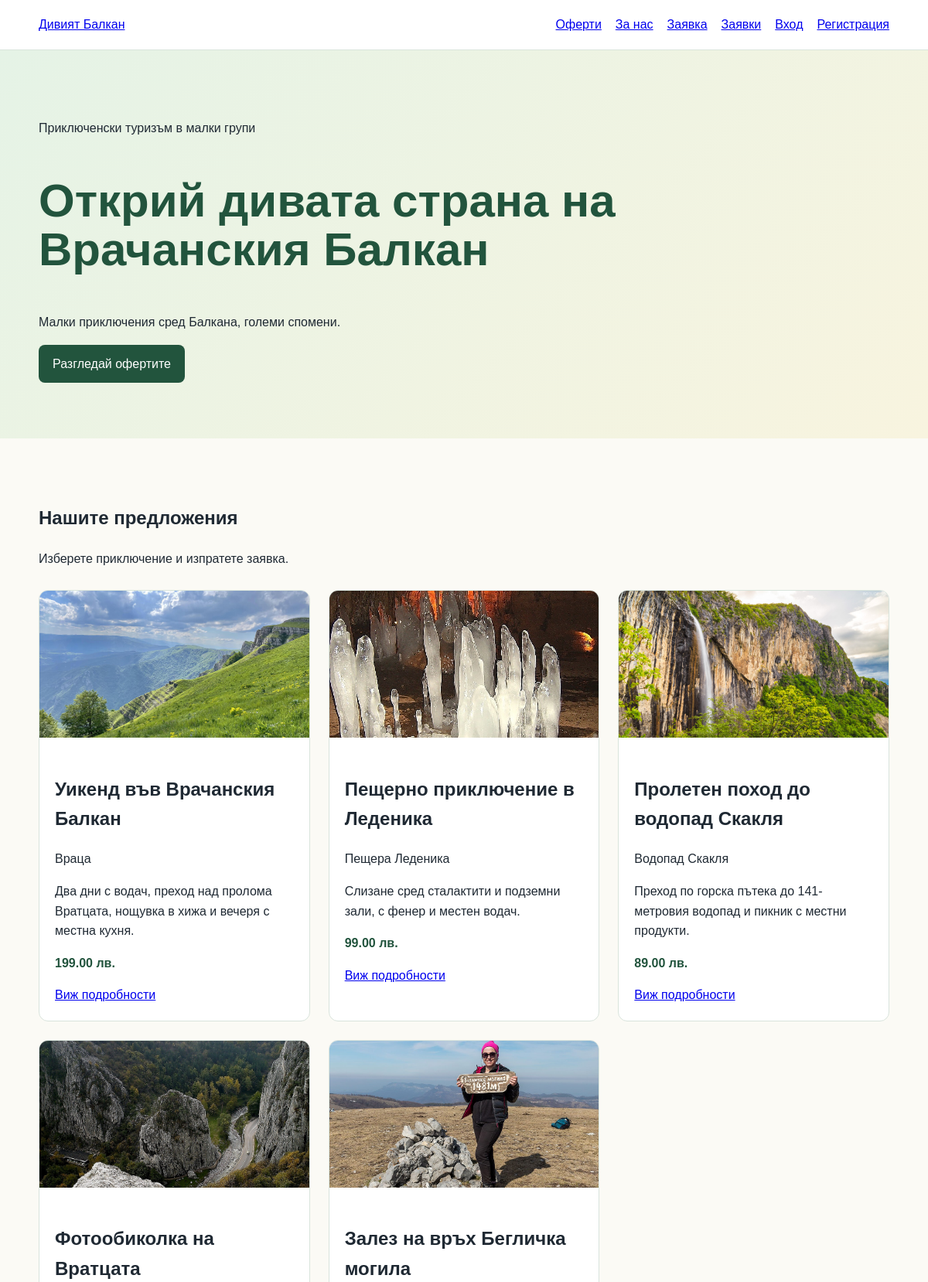
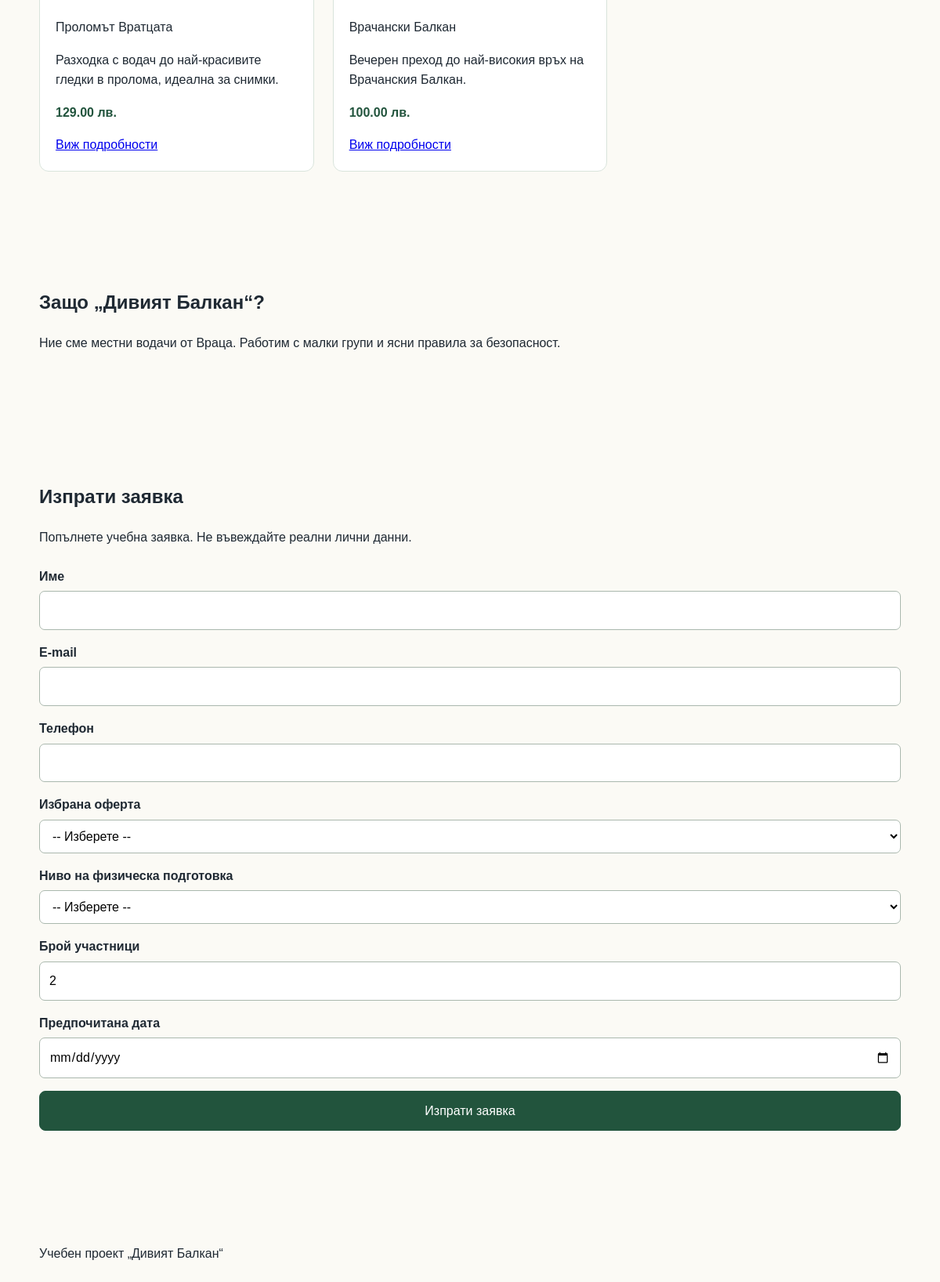
The page / on the database its author committed (2 pictures, top to bottom).
### tables this page shows
CREATE TABLE tours (
                id INTEGER PRIMARY KEY AUTOINCREMENT,
                code TEXT NOT NULL UNIQUE,
                name TEXT NOT NULL,
                price REAL NOT NULL CHECK(price >= 0),
                is_active INTEGER NOT NULL DEFAULT 1
                    CHECK(is_active IN (0, 1))
            , location TEXT, description TEXT, capacity INTEGER, latitude REAL, longitude REAL, map_query TEXT, image_url TEXT, operator_id INTEGER);

### app.py (the view)
@app.route("/")
def home():
    with get_connection() as connection:
        tours = connection.execute(
            """
            SELECT *
            FROM tours
            WHERE is_active = 1
            ORDER BY id
            """
        ).fetchall()
    return render_template("index.html", tours=tours)

### app.py (called while the page is built)
def get_connection():
    connection = sqlite3.connect(DB_PATH)
    connection.row_factory = sqlite3.Row
    connection.execute("PRAGMA foreign_keys = ON")
    return connection

@app.context_processor
def inject_csrf_token():
    return {
        "csrf_token": get_csrf_token
    }

### templates/index.html (shortened to what this page needs)
<!doctype html>
<html lang="bg">
<head>
  <link rel="stylesheet"
        href="{{ url_for('static', filename='styles.css') }}">
</head>
<body>
<header class="site-header">
  <div class="container header-inner">
    <a class="brand" href="#top">Дивият Балкан</a>
    <nav aria-label="Основна навигация">
      <a href="#offers">Оферти</a>
      <a href="#about">За нас</a>
      <a href="#booking">Заявка</a>
      <a href="{{ url_for('bookings') }}">Заявки</a>
      {% if session.get("user_id") %}
        <span>{{ session["username"] }} ({{ session["role"] }})</span>
        {% if session.get("role") == "public" %}
          <a href="{{ url_for('my_bookings') }}">Моите резервации</a>
        {% endif %}
        {% if session.get("role") in ["admin", "operator"] %}
          <a href="{{ url_for('admin_tours') }}">Админ</a>
        {% endif %}
        <form method="post" action="{{ url_for('logout') }}" style="display:inline;">
          <input type="hidden" name="csrf_token" value="{{ csrf_token() }}">
          <button class="button" type="submit">Изход</button>
        </form>
      {% else %}
        <a href="{{ url_for('login') }}">Вход</a>
        <a href="{{ url_for('register_public') }}">Регистрация</a>
      {% endif %}
    </nav>
  </div>
</header>
<main id="top">
  <section class="hero">
    <div class="container hero-content">
      <p class="eyebrow">Приключенски туризъм в малки групи</p>
      <h1>Открий дивата страна на Врачанския Балкан</h1>
      <p>Малки приключения сред Балкана, големи спомени.</p>
      <a class="button" href="#offers">Разгледай офертите</a>
    </div>
  </section>
  <section id="offers" class="section container">
    <h2>Нашите предложения</h2>
    <p class="lead">Изберете приключение и изпратете заявка.</p>
    <div class="cards">
    {% for tour in tours %}
      <article class="card">
        {% if tour["image_url"] %}
          <img src="{{ tour['image_url'] }}"
               alt="{{ tour['name'] }}">
        {% endif %}
        <div class="card-body">
          <h2>{{ tour["name"] }}</h2>
          <p>{{ tour["location"] }}</p>
          <p>{{ tour["description"] }}</p>
          <p class="price">
            {{ "%.2f"|format(tour["price"]) }} лв.
          </p>
          <a href="{{ url_for('tour_detail', tour_id=tour['id']) }}">
            Виж подробности
          </a>
        </div>
      </article>
    {% endfor %}
    </div>
  </section>
  <section id="about" class="section section-soft">
    <div class="container narrow">
      <h2>Защо „Дивият Балкан“?</h2>
      <p>Ние сме местни водачи от Враца. Работим с малки групи и ясни правила за безопасност.</p>
    </div>
  </section>
  <section id="booking" class="section container narrow">
    <h2>Изпрати заявка</h2>
    <p>Попълнете учебна заявка. Не въвеждайте реални лични данни.</p>
    <form method="post" action="{{ url_for('booking') }}">
      <div class="field">
        <label for="customer_name">Име</label>
        <input id="customer_name" name="customer_name" type="text" required>
      </div>
      <div class="field">
        <label for="email">E-mail</label>
        <input id="email" name="email" type="email" required>
      </div>
      <div class="field">
        <label for="phone">Телефон</label>
        <input id="phone" name="phone" type="tel" required>
      </div>
      <div class="field">
        <label for="tour_id">Избрана оферта</label>
        <select id="tour_id" name="tour_id" required>
          <option value="">-- Изберете --</option>
        </select>
      </div>
      <div class="field">
        <label for="level">Ниво на физическа подготовка</label>
        <select id="level" name="level" required>
          <option value="">-- Изберете --</option>
        </select>
      </div>
      <div class="field">
        <label for="participants">Брой участници</label>
        <input id="participants" name="participants" type="number"
               min="1" max="12" value="2" required>
      </div>
      <div class="field">
        <label for="preferred_date">Предпочитана дата</label>
        <input id="preferred_date" name="preferred_date" type="date" required>
      </div>
      <button class="button" type="submit">Изпрати заявка</button>
    </form>
  </section>
</main>
<footer class="section container">
  <p>Учебен проект „Дивият Балкан“</p>
</footer>
</body>
</html>

### static/styles.css (style rules this page uses)
:root { --green: #22543d; --green-2: #2f855a; --paper: #fbfaf5; --soft: #eef6ef; --ink: #1f2933; --border: #d9e4dc; }
* { box-sizing: border-box; }
body { margin: 0; font-family: Arial, sans-serif; color: var(--ink); background: var(--paper); line-height: 1.6; }
.container { width: min(1100px, 92%); margin: 0 auto; }
.site-header { background: white; border-bottom: 1px solid var(--border); }
.header-inner { min-height: 64px; display: flex; align-items: center; justify-content: space-between; gap: 24px; }
nav { display: flex; gap: 18px; }
.hero { background: linear-gradient(135deg, #e5f3e6 0%, #f8f4df 100%); padding: 72px 0; }
h1 { color: var(--green); font-size: clamp(2.2rem, 5vw, 4.4rem); line-height: 1.05; }
.section { padding: 64px 0; }
.button { display: inline-block; background: var(--green); color: white; padding: 12px 18px; border-radius: 8px; text-decoration: none; }
.cards { display: grid; grid-template-columns: repeat(3, 1fr); gap: 24px; margin-top: 28px; }
.card { background: white; border: 1px solid var(--border); border-radius: 12px; overflow: hidden; }
.card img { width: 100%; height: 190px; object-fit: cover; }
.card-body { padding: 20px; }
.price { color: var(--green); font-weight: 700; }
form { display: grid; gap: 16px; margin-top: 24px; }
.field { display: grid; gap: 6px; }
label { font-weight: 700; }
input, select, textarea { font: inherit; padding: 11px 12px; border: 1px solid #aab8ae; border-radius: 7px; background: white; }
button { font: inherit; padding: 10px 16px; border: 1px solid var(--green); border-radius: 8px; background: var(--green); color: white; cursor: pointer; }

### rows shown on the page
tours: image_url (picture), name "Уикенд във Врачанския Балкан", location "Враца", description "Два дни с водач, преход над пролома Вратцата, нощувка в хижа и вечеря с местна кухня.", price "199.00"
tours: image_url (picture), name "Пещерно приключение в Леденика", location "Пещера Леденика", description "Слизане сред сталактити и подземни зали, с фенер и местен водач.", price "99.00"
tours: image_url (picture), name "Пролетен поход до водопад Скакля", location "Водопад Скакля", description "Преход по горска пътека до 141-метровия водопад и пикник с местни продукти.", price "89.00"
tours: image_url (picture), name "Фотообиколка на Вратцата", location "Проломът Вратцата", description "Разходка с водач до най-красивите гледки в пролома, идеална за снимки.", price "129.00"
tours: image_url (picture), name "Залез на връх Бегличка могила", location "Врачански Балкан", description "Вечерен преход до най-високия връх на Врачанския Балкан.", price "100.00"
